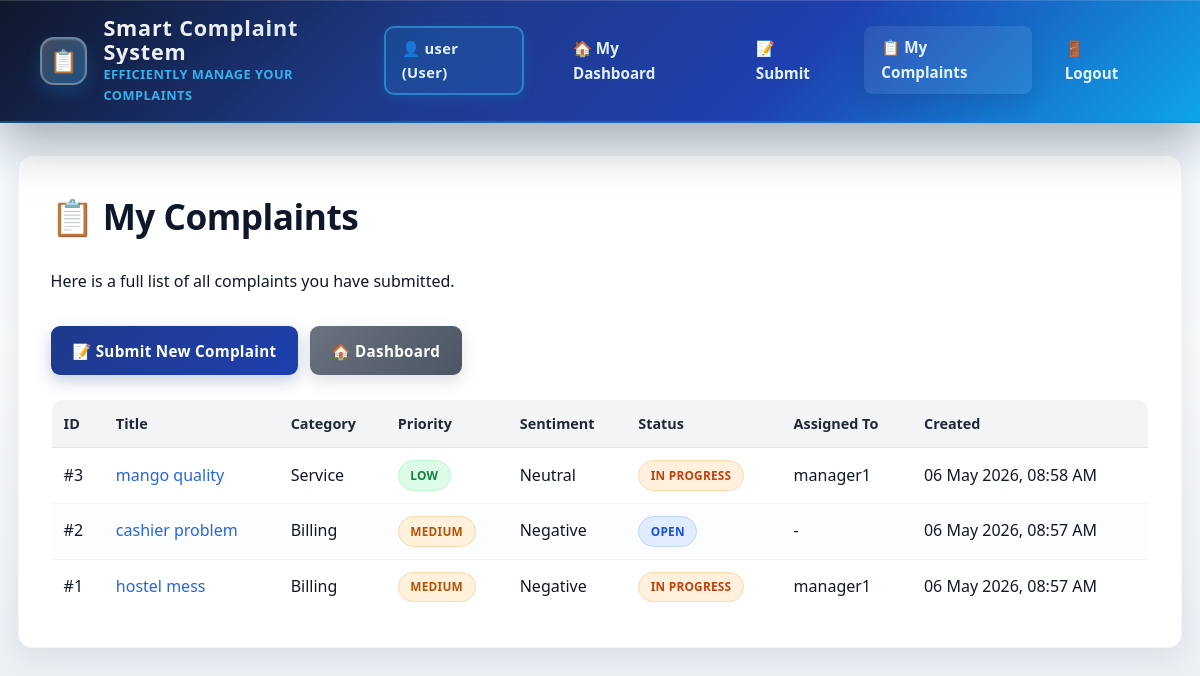
The page /user/complaints (signed in) on the database its author committed.
### models.py (models this page shows, shortened)
class User(UserMixin, db.Model):
    __tablename__ = 'users'
    id = db.Column(db.Integer, primary_key=True)
    username = db.Column(db.String(80), unique=True, nullable=False)
    email = db.Column(db.String(120), unique=True, nullable=False)
    password_hash = db.Column(db.String(255), nullable=False)
    role = db.Column(db.String(20), default='user', nullable=False)
    is_active = db.Column(db.Boolean, default=True, nullable=False)
    created_at = db.Column(db.DateTime, default=datetime.utcnow)
    complaints_submitted = db.relationship(
        'Complaint',
        foreign_keys='Complaint.user_id',
        backref='author',
        lazy=True,
        cascade='all, delete-orphan'
    )
    responses_written = db.relationship(
        'Response',
        foreign_keys='Response.author_id',
        backref='response_author',
        lazy=True,
        cascade='all, delete-orphan'
    )
    assigned_complaints = db.relationship(
        'Complaint',
        foreign_keys='Complaint.assigned_to',
        backref='manager',
        lazy=True
    )

class Complaint(db.Model):
    __tablename__ = 'complaints'
    id = db.Column(db.Integer, primary_key=True)
    user_id = db.Column(db.Integer, db.ForeignKey('users.id'), nullable=False)
    title = db.Column(db.String(200), nullable=False)
    description = db.Column(db.Text, nullable=False)
    category = db.Column(db.String(50), default='General')
    priority = db.Column(db.String(20), default='medium')
    sentiment = db.Column(db.String(20), default='neutral')
    status = db.Column(db.String(20), default='open')
    ai_response = db.Column(db.Text, default='')
    internal_notes = db.Column(db.Text, nullable=True)
    assigned_to = db.Column(db.Integer, db.ForeignKey('users.id'), nullable=True)
    created_at = db.Column(db.DateTime, default=datetime.utcnow)
    resolved_at = db.Column(db.DateTime, nullable=True)
    rating = db.Column(db.Integer, nullable=True)
    responses = db.relationship('Response', backref='complaint', lazy=True, cascade='all, delete-orphan')

### app.py (the view)
@app.route('/user/complaints')
@login_required
def my_complaints():
    if current_user.role != 'user':
        flash('❌ Unauthorized!', 'error')
        return redirect(url_for('index'))
    complaints = Complaint.query.filter_by(user_id=current_user.id).order_by(
        Complaint.created_at.desc()
    ).all()
    return render_template('user/my_complaints.html', complaints=complaints)

### app.py (called while the page is built)
@login_manager.user_loader
def load_user(user_id):
    return User.query.get(int(user_id))

### templates/user/my_complaints.html (shortened to what this page needs)
{% extends "base.html" %}
{% block content %}
<div class="content">
  <h1>📋 My Complaints</h1>
  <p class="mb-4">Here is a full list of all complaints you have submitted.</p>
  <div style="display: flex; gap: 0.75rem; margin-bottom: 1.5rem;">
    <a href="{{ url_for('submit_complaint') }}" class="btn btn-primary">📝 Submit New Complaint</a>
    <a href="{{ url_for('user_dashboard') }}" class="btn btn-secondary">🏠 Dashboard</a>
  </div>
  {% if complaints %}
  <div style="overflow-x: auto;">
    <table style="width: 100%; border-collapse: collapse;">
      <thead>
        <tr style="background: #f3f4f6;">
          <th style="text-align: left; padding: 0.75rem; border-bottom: 1px solid #e5e7eb;">ID</th>
          <th style="text-align: left; padding: 0.75rem; border-bottom: 1px solid #e5e7eb;">Title</th>
          <th style="text-align: left; padding: 0.75rem; border-bottom: 1px solid #e5e7eb;">Category</th>
          <th style="text-align: left; padding: 0.75rem; border-bottom: 1px solid #e5e7eb;">Priority</th>
          <th style="text-align: left; padding: 0.75rem; border-bottom: 1px solid #e5e7eb;">Sentiment</th>
          <th style="text-align: left; padding: 0.75rem; border-bottom: 1px solid #e5e7eb;">Status</th>
          <th style="text-align: left; padding: 0.75rem; border-bottom: 1px solid #e5e7eb;">Assigned To</th>
          <th style="text-align: left; padding: 0.75rem; border-bottom: 1px solid #e5e7eb;">Created</th>
        </tr>
      </thead>
      <tbody>
        {% for complaint in complaints %}
        <tr style="cursor: pointer;" onclick="window.location.href='{{ url_for('view_complaint', complaint_id=complaint.id) }}';">
          <td style="padding: 0.75rem; border-bottom: 1px solid #f3f4f6;">#{{ complaint.id }}</td>
          <td style="padding: 0.75rem; border-bottom: 1px solid #f3f4f6;">
            <a href="{{ url_for('view_complaint', complaint_id=complaint.id) }}" style="color: #2563eb; text-decoration: none;">
              {{ complaint.title }}
            </a>
          </td>
          <td style="padding: 0.75rem; border-bottom: 1px solid #f3f4f6;">{{ complaint.category }}</td>
          <td style="padding: 0.75rem; border-bottom: 1px solid #f3f4f6;">
            <span class="priority-badge priority-{{ complaint.priority }}">{{ complaint.priority.replace('_', ' ').title() }}</span>
          </td>
          <td style="padding: 0.75rem; border-bottom: 1px solid #f3f4f6;">{{ complaint.sentiment.title() }}</td>
          <td style="padding: 0.75rem; border-bottom: 1px solid #f3f4f6;">
            <span class="status-badge status-{{ complaint.status }}">{{ complaint.status.replace('_', ' ').title() }}</span>
          </td>
          <td style="padding: 0.75rem; border-bottom: 1px solid #f3f4f6;">
            {% if complaint.manager %}
              {{ complaint.manager.username }}
            {% else %}
              -
            {% endif %}
          </td>
          <td style="padding: 0.75rem; border-bottom: 1px solid #f3f4f6;">{{ complaint.created_at.strftime('%d %b %Y, %I:%M %p') }}</td>
        </tr>
        {% endfor %}
      </tbody>
    </table>
  </div>
  {% else %}
  <div class="info-box">
    No complaints found. Submit your first complaint using the button above.
  </div>
  {% endif %}
</div>
{% endblock %}

### templates/base.html (shortened to what this page needs)
<!doctype html>
<html lang="en">
  <head>
  </head>
  <body>
    {% if current_user.is_authenticated %}
    <nav class="navbar">
      <div class="brand">
        <div class="brand-logo">📋</div>
        <div class="brand-text">
          <h1>Smart Complaint System</h1>
          <small>Efficiently manage your complaints</small>
        </div>
      </div>
      <div class="navbar-links">
        <span class="user-info"
          >👤 {{ current_user.username }} ({{ current_user.role.title()
          }})</span
        >
        {% if current_user.role == 'admin' %}
          <a href="{{ url_for('admin_dashboard') }}" class="{% if request.path.startswith(url_for('admin_dashboard')) %}active{% endif %}">📊 Admin Dashboard</a>
          <a href="{{ url_for('admin_users') }}" class="{% if request.path.startswith(url_for('admin_users')) %}active{% endif %}">👥 Users</a>
          <a href="{{ url_for('admin_database') }}" class="{% if request.path.startswith(url_for('admin_database')) %}active{% endif %}">🛡️ Control Center</a>
          <a href="{{ url_for('admin_assignments') }}" class="{% if request.path.startswith(url_for('admin_assignments')) %}active{% endif %}">Assignment Manager</a>
        {% elif current_user.role == 'manager' %}
        <a href="{{ url_for('manager_dashboard') }}" class="{% if request.path.startswith(url_for('manager_dashboard')) %}active{% endif %}">📋 Queue</a>
        <a href="{{ url_for('manager_team') }}" class="{% if request.path.startswith(url_for('manager_team')) %}active{% endif %}">Team Overview</a>
        {% else %}
          <a href="{{ url_for('user_dashboard') }}" class="{% if request.path.startswith(url_for('user_dashboard')) %}active{% endif %}">🏠 My Dashboard</a>
          <a href="{{ url_for('submit_complaint') }}" class="{% if request.path.startswith(url_for('submit_complaint')) %}active{% endif %}">📝 Submit</a>
          <a href="{{ url_for('my_complaints') }}" class="{% if request.path.startswith(url_for('my_complaints')) %}active{% endif %}">📋 My Complaints</a>
        {% endif %}
        <a href="{{ url_for('logout') }}">🚪 Logout</a>
      </div>
    </nav>
    {% endif %}
    <div class="container">
      {% block content %}{% endblock %}
    </div>
  </body>
</html>

### rows shown on the page
User: username "user", role "User"
Complaint: id "3", title "mango quality", category "Service", priority.replace "LOW", sentiment "Neutral", status.replace "IN PROGRESS", manager.username "manager1", created_at "06 May 2026, 08:58 AM"
Complaint: id "2", title "cashier problem", category "Billing", priority.replace "MEDIUM", sentiment "Negative", status.replace "OPEN", created_at "06 May 2026, 08:57 AM"
Complaint: id "1", title "hostel mess", category "Billing", priority.replace "MEDIUM", sentiment "Negative", status.replace "IN PROGRESS", manager.username "manager1", created_at "06 May 2026, 08:57 AM"
